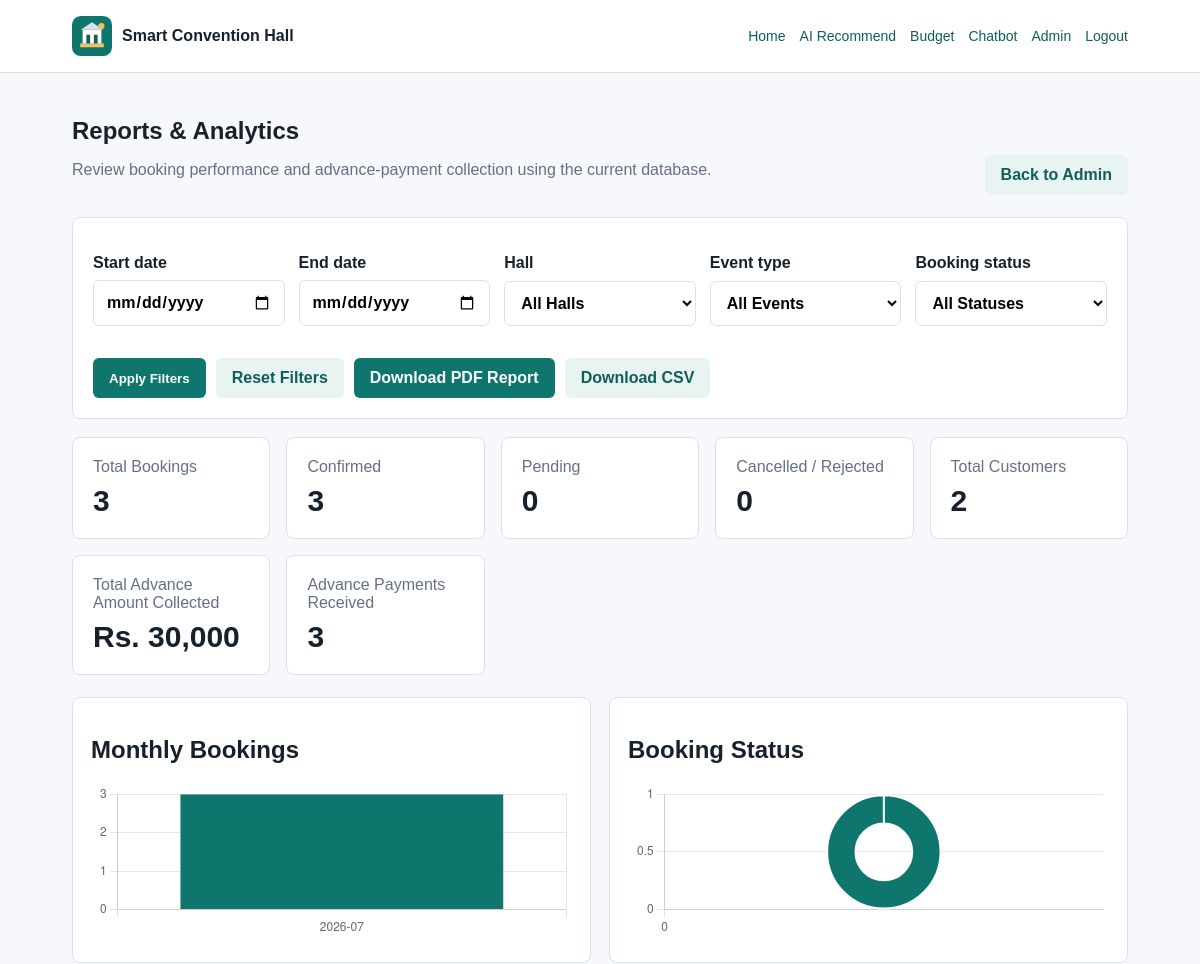
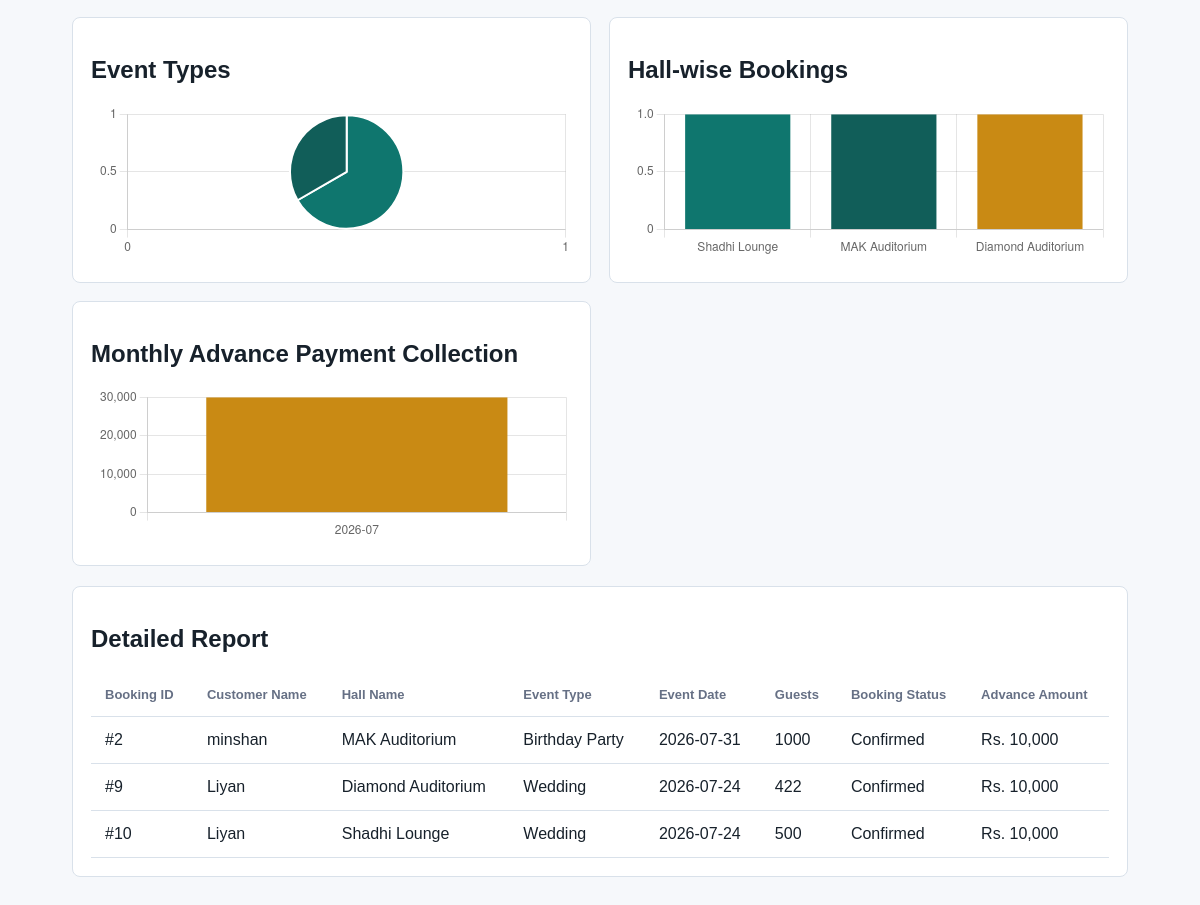
Page /admin/reports (signed in) on the committed database (2 pictures, top to bottom).
### tables this page shows
CREATE TABLE bookings (
            id INTEGER PRIMARY KEY AUTOINCREMENT,
            user_id INTEGER,
            user_name TEXT NOT NULL,
            hall_name TEXT NOT NULL,
            event_type TEXT NOT NULL,
            guests INTEGER NOT NULL,
            booking_date TEXT NOT NULL,
            status TEXT NOT NULL DEFAULT 'Confirmed',
            created_at TEXT NOT NULL, advance_payment INTEGER NOT NULL DEFAULT 0,
            FOREIGN KEY (user_id) REFERENCES users(id)
        );

### app.py (the view)
@app.route("/admin/reports", methods=["GET"])
def admin_reports():
    if not admin_required():
        return redirect(url_for("admin_login"))
    db = get_db()
    start_date = request.args.get("start_date", "").strip()
    end_date = request.args.get("end_date", "").strip()
    hall_filter = request.args.get("hall", "").strip()
    event_filter = request.args.get("event_type", "").strip()
    status_filter = request.args.get("status", "").strip()
    query = "SELECT * FROM bookings WHERE 1=1"
    params = []
    if start_date:
        query += " AND booking_date >= ?"
        params.append(start_date)
    if end_date:
        query += " AND booking_date <= ?"
        params.append(end_date)
    if hall_filter:
        query += " AND hall_name = ?"
        params.append(hall_filter)
    if event_filter:
        query += " AND event_type = ?"
        params.append(event_filter)
    if status_filter:
        query += " AND status = ?"
        params.append(status_filter)
    query += " ORDER BY booking_date DESC"
    bookings = db.execute(query, params).fetchall()
    summary = {
        "total_bookings": len(bookings),
        "confirmed_bookings": sum(1 for b in bookings if str(b["status"]).lower() == "confirmed"),
        "pending_bookings": sum(1 for b in bookings if str(b["status"]).lower() == "pending"),
        "cancelled_or_rejected_bookings": sum(
            1 for b in bookings if str(b["status"]).lower() in {"cancelled", "rejected"}
        ),
        "total_customers": len({b["user_id"] for b in bookings if b["user_id"] is not None}),
        "total_advance_amount": sum(int(b["advance_payment"] or 0) for b in bookings),
        "advance_payments_received": sum(1 for b in bookings if int(b["advance_payment"] or 0) >= MIN_ADVANCE_PAYMENT),
    }
    monthly_bookings = db.execute(
        "SELECT substr(booking_date, 1, 7) AS month, COUNT(*) AS total FROM bookings GROUP BY substr(booking_date, 1, 7) ORDER BY month"
    ).fetchall()
    monthly_advance = db.execute(
        "SELECT substr(booking_date, 1, 7) AS month, SUM(advance_payment) AS total FROM bookings GROUP BY substr(booking_date, 1, 7) ORDER BY month"
    ).fetchall()
    booking_statuses = db.execute(
        "SELECT status, COUNT(*) AS total FROM bookings GROUP BY status ORDER BY total DESC"
    ).fetchall()
    event_types = db.execute(
        "SELECT event_type, COUNT(*) AS total FROM bookings GROUP BY event_type ORDER BY total DESC"
    ).fetchall()
    hall_performance = db.execute(
        "SELECT hall_name, COUNT(*) AS total FROM bookings GROUP BY hall_name ORDER BY total DESC"
    ).fetchall()
    halls = [row["hall_name"] for row in db.execute("SELECT DISTINCT hall_name FROM bookings ORDER BY hall_name")]
    event_types_list = [row["event_type"] for row in db.execute("SELECT DISTINCT event_type FROM bookings ORDER BY event_type")]
    statuses = [row["status"] for row in db.execute("SELECT DISTINCT status FROM bookings ORDER BY status")]
    return render_template(
        "admin_reports.html",
        bookings=bookings,
        summary=summary,
        monthly_bookings=monthly_bookings,
        monthly_advance=monthly_advance,
        booking_statuses=booking_statuses,
        event_types=event_types,
        hall_performance=hall_performance,
        halls=halls,
        event_types_list=event_types_list,
        statuses=statuses,
        start_date=start_date,
        end_date=end_date,
        hall_filter=hall_filter,
        event_filter=event_filter,
        status_filter=status_filter,
    )

### app.py (called while the page is built)
def get_db():
    if "db" not in g:
        g.db = sqlite3.connect(DATABASE)
        g.db.row_factory = sqlite3.Row
    return g.db

@app.before_request
def prepare_database():
    init_db()

def admin_required():
    if "admin_id" not in session:
        flash("Admin login required.", "warning")
        return False
    return True

### templates/admin_reports.html (shortened to what this page needs)
{% extends "base.html" %}
{% block content %}
<section class="section">
    <div class="section-head">
        <div>
            <h1>Reports & Analytics</h1>
            <p>Review booking performance and advance-payment collection using the current database.</p>
        </div>
        <div class="row-actions">
            <a class="button secondary" href="{{ url_for('admin') }}">Back to Admin</a>
        </div>
    </div>
    <form class="filter-card" method="get" action="{{ url_for('admin_reports') }}">
        <div class="filter-grid">
            <label>Start date
                <input type="date" name="start_date" value="{{ start_date }}">
            </label>
            <label>End date
                <input type="date" name="end_date" value="{{ end_date }}">
            </label>
            <label>Hall
                <select name="hall">
                    <option value="">All Halls</option>
                </select>
            </label>
            <label>Event type
                <select name="event_type">
                    <option value="">All Events</option>
                </select>
            </label>
            <label>Booking status
                <select name="status">
                    <option value="">All Statuses</option>
                </select>
            </label>
        </div>
        <div class="filter-actions">
            <button class="button primary" type="submit">Apply Filters</button>
            <a class="button secondary" href="{{ url_for('admin_reports') }}">Reset Filters</a>
            <a class="button primary" href="{{ url_for('admin_reports_pdf') }}?start_date={{ start_date }}&end_date={{ end_date }}&hall={{ hall_filter }}&event_type={{ event_filter }}&status={{ status_filter }}">Download PDF Report</a>
            <a class="button secondary" href="{{ url_for('admin_reports_csv') }}?start_date={{ start_date }}&end_date={{ end_date }}&hall={{ hall_filter }}&event_type={{ event_filter }}&status={{ status_filter }}">Download CSV</a>
        </div>
    </form>
    <div class="stats reports-stats">
        <div><span>Total Bookings</span><strong>{{ summary.total_bookings }}</strong></div>
        <div><span>Confirmed</span><strong>{{ summary.confirmed_bookings }}</strong></div>
        <div><span>Pending</span><strong>{{ summary.pending_bookings }}</strong></div>
        <div><span>Cancelled / Rejected</span><strong>{{ summary.cancelled_or_rejected_bookings }}</strong></div>
        <div><span>Total Customers</span><strong>{{ summary.total_customers }}</strong></div>
        <div><span>Total Advance Amount Collected</span><strong>Rs. {{ "{:,}".format(summary.total_advance_amount) }}</strong></div>
        <div><span>Advance Payments Received</span><strong>{{ summary.advance_payments_received }}</strong></div>
    </div>
    <div class="chart-grid">
        <div class="table-card chart-card">
            <h2>Monthly Bookings</h2>
            {% if monthly_bookings %}
            <div class="chart-wrap">
                <canvas id="monthlyBookingsChart"></canvas>
            </div>
            {% else %}
            <p class="empty-state">No data available yet.</p>
            {% endif %}
        </div>
        <div class="table-card chart-card">
            <h2>Booking Status</h2>
            {% if booking_statuses %}
            <div class="chart-wrap">
                <canvas id="bookingStatusChart"></canvas>
            </div>
            {% else %}
            <p class="empty-state">No data available yet.</p>
            {% endif %}
        </div>
        <div class="table-card chart-card">
            <h2>Event Types</h2>
            {% if event_types %}
            <div class="chart-wrap">
                <canvas id="eventTypeChart"></canvas>
            </div>
            {% else %}
            <p class="empty-state">No data available yet.</p>
            {% endif %}
        </div>
        <div class="table-card chart-card">
            <h2>Hall-wise Bookings</h2>
            {% if hall_performance %}
            <div class="chart-wrap">
                <canvas id="hallPerformanceChart"></canvas>
            </div>
            {% else %}
            <p class="empty-state">No data available yet.</p>
            {% endif %}
        </div>
        <div class="table-card chart-card">
            <h2>Monthly Advance Payment Collection</h2>
            {% if monthly_advance %}
            <div class="chart-wrap">
                <canvas id="monthlyAdvanceChart"></canvas>
            </div>
            {% else %}
            <p class="empty-state">No data available yet.</p>
            {% endif %}
        </div>
    </div>
    <div class="table-card report-table-card">
        <h2>Detailed Report</h2>
        <div class="table-wrap">
            <table>
                <thead>
                    <tr>
                        <th>Booking ID</th>
                        <th>Customer Name</th>
                        <th>Hall Name</th>
                        <th>Event Type</th>
                        <th>Event Date</th>
                        <th>Guests</th>
                        <th>Booking Status</th>
                        <th>Advance Amount</th>
                    </tr>
                </thead>
                <tbody>
                    {% for booking in bookings %}
                    <tr>
                        <td>#{{ booking.id }}</td>
                        <td>{{ booking.user_name }}</td>
                        <td>{{ booking.hall_name }}</td>
                        <td>{{ booking.event_type }}</td>
                        <td>{{ booking.booking_date }}</td>
                        <td>{{ booking.guests }}</td>
                        <td>{{ booking.status }}</td>
                        <td>Rs. {{ "{:,}".format(booking.advance_payment) }}</td>
                    </tr>
                    {% else %}
                    <tr><td colspan="8">No bookings found for the selected filters.</td></tr>
                    {% endfor %}
                </tbody>
            </table>
        </div>
    </div>
</section>
<script>
const monthlyBookingsData = {
    labels: [{% for row in monthly_bookings %}'{{ row['month'] }}'{% if not loop.last %}, {% endif %}{% endfor %}],
    datasets: [{
        label: 'Bookings',
        data: [{% for row in monthly_bookings %}{{ row['total'] }}{% if not loop.last %}, {% endif %}{% endfor %}],
        backgroundColor: '#0f766e'
    }]
};
const bookingStatusData = {
    labels: [{% for row in booking_statuses %}'{{ row['status'] }}'{% if not loop.last %}, {% endif %}{% endfor %}],
    datasets: [{
        label: 'Bookings',
        data: [{% for row in booking_statuses %}{{ row['total'] }}{% if not loop.last %}, {% endif %}{% endfor %}],
        backgroundColor: ['#0f766e', '#115e59', '#c98a14', '#667085', '#b42318']
    }]
};
const eventTypeData = {
    labels: [{% for row in event_types %}'{{ row['event_type'] }}'{% if not loop.last %}, {% endif %}{% endfor %}],
    datasets: [{
        label: 'Bookings',
        data: [{% for row in event_types %}{{ row['total'] }}{% if not loop.last %}, {% endif %}{% endfor %}],
        backgroundColor: ['#0f766e', '#115e59', '#c98a14', '#667085', '#b42318']
    }]
};
const hallPerformanceData = {
    labels: [{% for row in hall_performance %}'{{ row['hall_name'] }}'{% if not loop.last %}, {% endif %}{% endfor %}],
    datasets: [{
        label: 'Bookings',
        data: [{% for row in hall_performance %}{{ row['total'] }}{% if not loop.last %}, {% endif %}{% endfor %}],
        backgroundColor: ['#0f766e', '#115e59', '#c98a14', '#667085']
    }]
};
const monthlyAdvanceData = {
    labels: [{% for row in monthly_advance %}'{{ row['month'] }}'{% if not loop.last %}, {% endif %}{% endfor %}],
    datasets: [{
        label: 'Advance',
        data: [{% for row in monthly_advance %}{{ row['total'] }}{% if not loop.last %}, {% endif %}{% endfor %}],
        backgroundColor: '#c98a14'
    }]
};
function renderChart(canvasId, data, type = 'bar') {
    if (!data.labels.length) {
        return;
    }
    const ctx = document.getElementById(canvasId);
    if (!ctx) {
        return;
    }
    new Chart(ctx, {
        type,
        data,
        options: {
            responsive: true,
            maintainAspectRatio: false,
            plugins: { legend: { display: false } },
            layout: { padding: 6 },
            scales: {
                x: { ticks: { maxTicksLimit: 6 } },
                y: { ticks: { maxTicksLimit: 5 } }
            }
        }
    });
}
renderChart('monthlyBookingsChart', monthlyBookingsData);
renderChart('bookingStatusChart', bookingStatusData, 'doughnut');
renderChart('eventTypeChart', eventTypeData, 'pie');
renderChart('hallPerformanceChart', hallPerformanceData);
renderChart('monthlyAdvanceChart', monthlyAdvanceData);
</script>
{% endblock %}

### static/css/style.css (style rules this page uses)
:root { --ink: #17212b; --muted: #667085; --line: #d9e1ea; --paper: #f6f8fb; --panel: #ffffff; --accent: #0f766e; --accent-dark: #115e59; --gold: #c98a14; --danger: #b42318; }
* { box-sizing: border-box; }
body { margin: 0; font-family: Arial, Helvetica, sans-serif; color: var(--ink); background: var(--paper); }
a { color: var(--accent-dark); text-decoration: none; }
.nav-button, .button { border: 0; border-radius: 6px; cursor: pointer; display: inline-flex; align-items: center; justify-content: center; min-height: 40px; padding: 10px 16px; font-weight: 700; }
.primary { background: var(--accent); color: white; }
.secondary, .nav-button { background: #e7f4f2; color: var(--accent-dark); }
.hero-panel, .info-card, .form-card, .table-card, .card, .stats div { background: var(--panel); border: 1px solid var(--line); border-radius: 8px; }
.section, .form-page { padding: 44px 6vw; }
.section-head { display: flex; justify-content: space-between; align-items: end; gap: 20px; margin-bottom: 22px; }
.section-head h1, .section-head h2 { margin: 0 0 6px; }
.section-head p, .card p, .info-card p, .form-card p { color: var(--muted); }
label { display: grid; gap: 8px; margin: 16px 0; font-weight: 700; }
input, select, textarea { width: 100%; border: 1px solid var(--line); border-radius: 6px; padding: 12px; font: inherit; background: white; }
.stats { display: grid; grid-template-columns: repeat(3, minmax(0, 1fr)); gap: 16px; margin-bottom: 22px; }
.stats div { padding: 20px; }
.filter-card { background: var(--panel); border: 1px solid var(--line); border-radius: 8px; padding: 20px; margin-bottom: 18px; }
.filter-grid { display: grid; grid-template-columns: repeat(auto-fit, minmax(180px, 1fr)); gap: 14px; }
.filter-actions { display: flex; flex-wrap: wrap; gap: 10px; margin-top: 16px; }
.reports-stats { grid-template-columns: repeat(auto-fit, minmax(180px, 1fr)); }
.chart-grid { display: grid; grid-template-columns: repeat(2, minmax(0, 1fr)); gap: 18px; margin-bottom: 18px; }
.chart-card { min-height: 240px; }
.chart-wrap { height: 160px; width: 100%; }
.chart-card canvas { width: 100%; height: 100%; }
.report-table-card { margin-top: 20px; }
.table-wrap { overflow-x: auto; }
.stats span { display: block; color: var(--muted); margin-bottom: 8px; }
.stats strong { font-size: 30px; }
.table-card { overflow-x: auto; padding: 18px; }
table { width: 100%; border-collapse: collapse; }
th, td { padding: 14px; border-bottom: 1px solid var(--line); text-align: left; }
th { color: var(--muted); font-size: 13px; }
.row-actions { display: flex; align-items: center; gap: 10px; }

### rows in the picture
bookings: id "2", user_name "minshan", hall_name "MAK Auditorium", event_type "Birthday Party", booking_date "2026-07-31", guests "1000", status "Confirmed", advance_payment "10,000"
bookings: id "9", user_name "Liyan", hall_name "Diamond Auditorium", event_type "Wedding", booking_date "2026-07-24", guests "422", status "Confirmed", advance_payment "10,000"
bookings: id "10", user_name "Liyan", hall_name "Shadhi Lounge", event_type "Wedding", booking_date "2026-07-24", guests "500", status "Confirmed", advance_payment "10,000"

### other values in the picture
{{ summary.total_bookings }} "3"
{{ summary.confirmed_bookings }} "3"
{{ summary.pending_bookings }} "0"
{{ summary.cancelled_or_rejected_bookings }} "0"
{{ summary.total_customers }} "2"
{{ "{:,}".format(summary.total_advance_amount) }} "30,000"
{{ summary.advance_payments_received }} "3"
chart data {{ row['month'] }} 2026-07
chart data {{ row['total'] }} 3
